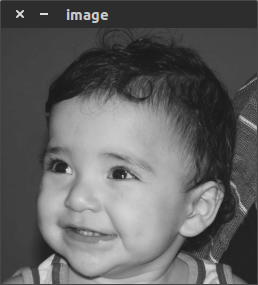
//> input picture aula1 TESTE OpenCV/biel.png, 258 x 285 px, given in place of the camera
$ ./motiondetector   (built with g++ and OpenCV 4)
//> lines starting //> are read from the running program, lines starting //| are printed output that depends on the picture
//Alunos: Gustavo Arildo Felix e Ronaldo Carvalho, Topicos 2 de informatica, atividade 4
#include <iostream>
#include <opencv2/opencv.hpp>
//#include <opencv2/imgcodecs/legacy/constants_c.h>

using namespace cv;
using namespace std;

int main(int argc, char** argv) {
  Mat image;
  Mat histR, histG, histB;

  VideoCapture cap;
  vector<Mat> planes;

  float range[] = {0, 256};
  const float *histrange = { range };

  int width, height;
  int nbins = 64, key = 0;
  int histw, histh;
  int somaVermelho;
  int somaVermelhoAntigo;

  bool uniform = true;
  bool acummulate = false;

  cap.open(0);			// Dispositivo com identificador 0

  if (!cap.isOpened()) {
    cout << "Erro de acesso, cameras indisponiveis";
    return -1;
  }

  width  = cap.get(CV_CAP_PROP_FRAME_WIDTH);
  height = cap.get(CV_CAP_PROP_FRAME_HEIGHT);

  cout << "largura = " << width << endl;
  cout << "altura  = " << height << endl;

  histw = nbins;
  histh = nbins / 2;

  Mat histImgR(histh, histw, CV_8UC3, Scalar(0, 0, 0));
  Mat histImgG(histh, histw, CV_8UC3, Scalar(0, 0, 0));
  Mat histImgB(histh, histw, CV_8UC3, Scalar(0, 0, 0));
  Mat vermelhoAntigo(histh, histw, CV_8UC3, Scalar(0, 0, 0));

  while (1) {
    cap >> image;
//> image is the input picture: 285 rows x 258 cols, CV_8UC3; mean B, G, R 95.8, 95.8, 95.8
    split(image, planes);
    calcHist(&planes[0], 1, 0, Mat(), histR, 1,
             &nbins, &histrange,
             uniform, acummulate);
//> histR = 64 values, max 10293 at index 16, min 0 at index 0, mean 1148.9
    calcHist(&planes[1], 1, 0, Mat(), histG, 1,
             &nbins, &histrange,
             uniform, acummulate);
//> histG = 64 values, max 10285 at index 16, min 0 at index 0, mean 1148.9
    calcHist(&planes[2], 1, 0, Mat(), histB, 1,
             &nbins, &histrange,
             uniform, acummulate);
//> histB = 64 values, max 10292 at index 16, min 0 at index 0, mean 1148.9

    normalize(histR, histR, 0, histImgR.rows, NORM_MINMAX, -1, Mat());
//> histR = 64 values, max 32 at index 16, min 0 at index 0, mean 3.57
    normalize(histG, histG, 0, histImgG.rows, NORM_MINMAX, -1, Mat());
//> histG has the same summary as histR
    normalize(histB, histB, 0, histImgB.rows, NORM_MINMAX, -1, Mat());
//> histB has the same summary as histR

    histImgR.setTo(Scalar(0));
    histImgG.setTo(Scalar(0));
    histImgB.setTo(Scalar(0));

    for (int i=0; i < nbins; i++) {
      line(histImgR,
           Point(i, histh),
           Point(i, histh-cvRound(histR.at<float>(i))),
           Scalar(0, 0, 255), 1, 8, 0);
      line(histImgG,
           Point(i, histh),
           Point(i, histh-cvRound(histG.at<float>(i))),
           Scalar(0, 255, 0), 1, 8, 0);
      line(histImgB,
           Point(i, histh),
           Point(i, histh-cvRound(histB.at<float>(i))),
           Scalar(255, 0, 0), 1, 8, 0);
    }
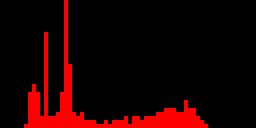
//> histImgR: 32 rows x 64 cols, CV_8UC3 (shown 4 times larger); mean B, G, R 0, 0, 28.3
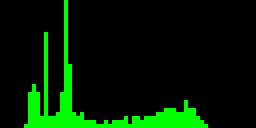
//> histImgG: 32 rows x 64 cols, CV_8UC3 (shown 4 times larger); mean B, G, R 0, 28.3, 0
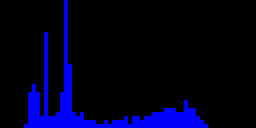
//> histImgB: 32 rows x 64 cols, CV_8UC3 (shown 4 times larger); mean B, G, R 28.4, 0, 0
    histImgR.copyTo(image(Rect(0, 0        , nbins, histh)));
    histImgG.copyTo(image(Rect(0, histh    , nbins, histh)));
    histImgB.copyTo(image(Rect(0, 2 * histh, nbins, histh)));
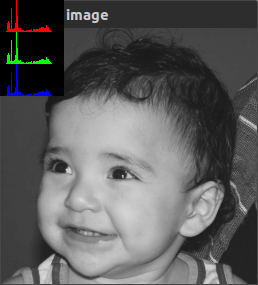
//> image: 285 rows x 258 cols, CV_8UC3; mean B, G, R 91.6, 91.6, 91.6


    for(int i = 0; i<histh; i++){//vermelho filmado é somado na imagem atual e na anterior
      for (int j = 0; j<histw; j++){//se uma tiver mais vermelho que a outra, algo mudou/moveu
        somaVermelho = somaVermelho + histImgR.at<uchar>(i, j);
        somaVermelhoAntigo = somaVermelhoAntigo + vermelhoAntigo.at<uchar>(i,j);
      }
    }
//> this loop made 32 passes
//> somaVermelho on passes 1 to 12: 255, 510, 765, 1020, 1275, 1530, 1785, 2040, 2550, 3060, 3570, 4080
//> after the loop, somaVermelho = 34425; somaVermelhoAntigo = 0
    if(abs(somaVermelho - somaVermelhoAntigo)>=4000){//comparados os valores de vermelho
      putText(image, "ALGO SE MOVEU!", cvPoint(0,470),//se a diferença supera 8000
      CV_FONT_NORMAL,2.0,cvScalar(250,0,0),1,CV_AA);//o alarme ALGO SE MOVEU aparece

    }


    imshow("image", image);
    key = waitKey(30);
//> the Esc key is pressed
    // if (waitKey(30) >= 0) break;
    vermelhoAntigo = histImgR.clone();//Imagem é capturada para futura comparação
    somaVermelho=0;
    somaVermelhoAntigo=0;//valores zerados para que continue o ciclo sem fim
  }

  return 0;
}
